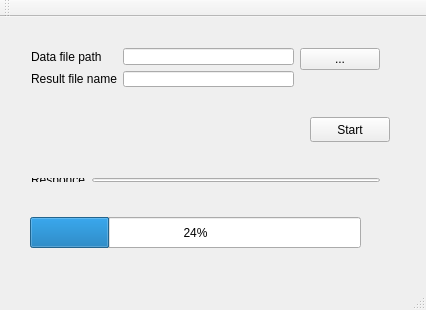
<?xml version="1.0" encoding="UTF-8"?>
<ui version="4.0">
 <class>MainWindow</class>
 <widget class="QMainWindow" name="MainWindow">
  <property name="geometry">
   <rect>
    <x>0</x>
    <y>0</y>
    <width>426</width>
    <height>310</height>
   </rect>
  </property>
  <property name="windowTitle">
   <string>MainWindow</string>
  </property>
  <widget class="QWidget" name="centralWidget">
   <widget class="QPushButton" name="pushButtonStart">
    <property name="geometry">
     <rect>
      <x>310</x>
      <y>100</y>
      <width>80</width>
      <height>25</height>
     </rect>
    </property>
    <property name="text">
     <string>Start</string>
    </property>
   </widget>
   <widget class="QWidget" name="layoutWidget">
    <property name="geometry">
     <rect>
      <x>20</x>
      <y>20</y>
      <width>371</width>
      <height>61</height>
     </rect>
    </property>
    <layout class="QHBoxLayout" name="horizontalLayout_2">
     <item>
      <layout class="QHBoxLayout" name="horizontalLayout">
       <item>
        <layout class="QVBoxLayout" name="verticalLayout_2">
         <item>
          <widget class="QLabel" name="labelData">
           <property name="text">
            <string>Data file path</string>
           </property>
          </widget>
         </item>
         <item>
          <widget class="QLabel" name="labelResult">
           <property name="text">
            <string>Result file name</string>
           </property>
          </widget>
         </item>
        </layout>
       </item>
       <item>
        <layout class="QVBoxLayout" name="verticalLayout">
         <item>
          <widget class="QLineEdit" name="lineEditDataPath"/>
         </item>
         <item>
          <widget class="QLineEdit" name="lineEditResultPath"/>
         </item>
        </layout>
       </item>
      </layout>
     </item>
     <item>
      <layout class="QVBoxLayout" name="verticalLayout_3">
       <item>
        <widget class="QPushButton" name="pushButtonDataPath">
         <property name="text">
          <string>...</string>
         </property>
        </widget>
       </item>
       <item>
        <spacer name="verticalSpacer">
         <property name="orientation">
          <enum>Qt::Vertical</enum>
         </property>
         <property name="sizeHint" stdset="0">
          <size>
           <width>20</width>
           <height>40</height>
          </size>
         </property>
        </spacer>
       </item>
      </layout>
     </item>
    </layout>
   </widget>
   <widget class="QProgressBar" name="progressBar">
    <property name="geometry">
     <rect>
      <x>30</x>
      <y>200</y>
      <width>331</width>
      <height>31</height>
     </rect>
    </property>
    <property name="value">
     <number>24</number>
    </property>
   </widget>
   <widget class="QWidget" name="">
    <property name="geometry">
     <rect>
      <x>20</x>
      <y>150</y>
      <width>371</width>
      <height>26</height>
     </rect>
    </property>
    <layout class="QHBoxLayout" name="horizontalLayout_3">
     <item>
      <widget class="QLabel" name="label">
       <property name="text">
        <string>Responce</string>
       </property>
      </widget>
     </item>
     <item>
      <widget class="QLineEdit" name="lineEditResponce"/>
     </item>
    </layout>
   </widget>
   <zorder>layoutWidget</zorder>
   <zorder>pushButtonStart</zorder>
   <zorder>lineEditResponce</zorder>
   <zorder>label</zorder>
   <zorder>progressBar</zorder>
  </widget>
  <widget class="QMenuBar" name="menuBar">
   <property name="geometry">
    <rect>
     <x>0</x>
     <y>0</y>
     <width>426</width>
     <height>25</height>
    </rect>
   </property>
  </widget>
  <widget class="QToolBar" name="mainToolBar">
   <attribute name="toolBarArea">
    <enum>TopToolBarArea</enum>
   </attribute>
   <attribute name="toolBarBreak">
    <bool>false</bool>
   </attribute>
  </widget>
  <widget class="QStatusBar" name="statusBar"/>
 </widget>
 <layoutdefault spacing="6" margin="11"/>
 <resources/>
 <connections/>
</ui>
